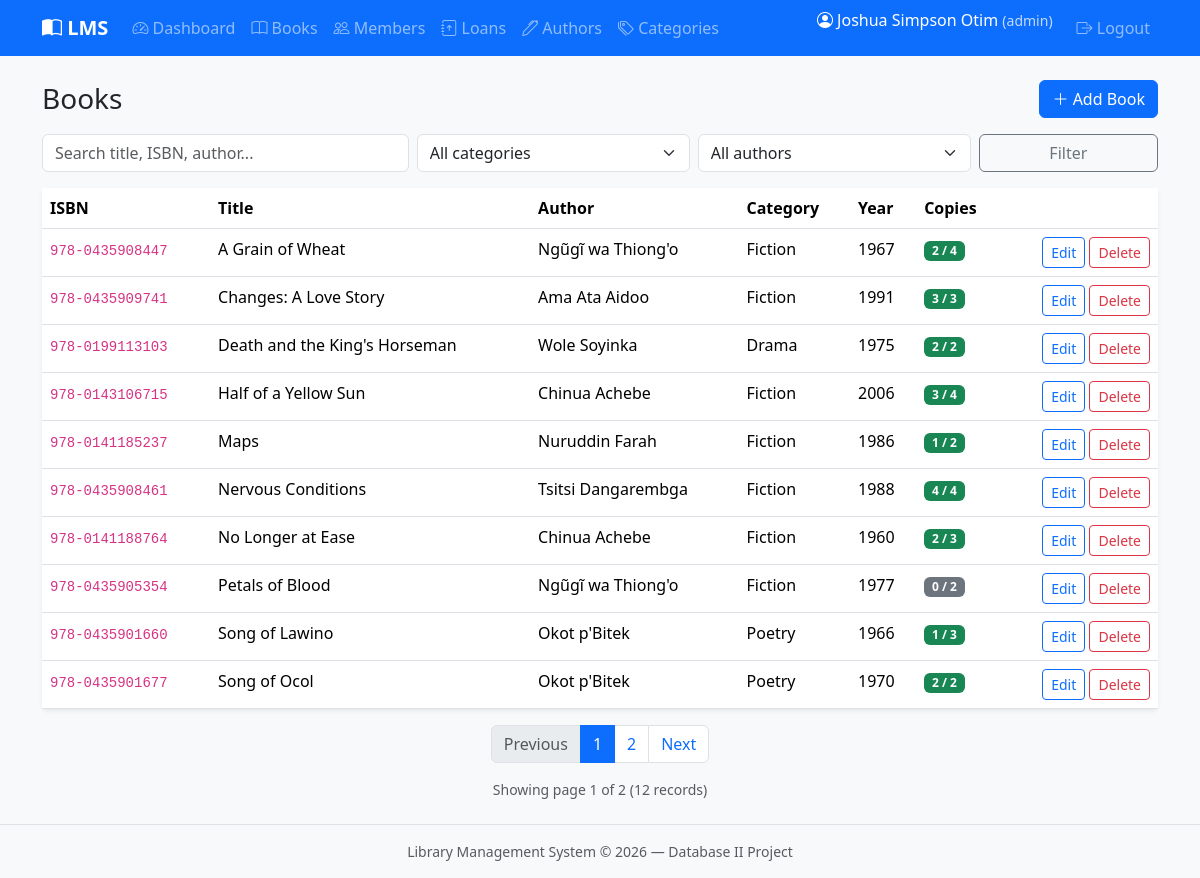
The app's page /books/index.php (signed in) with its own data.
### tables this page shows
CREATE TABLE books (
  id INT UNSIGNED AUTO_INCREMENT PRIMARY KEY,
  isbn VARCHAR(20) NOT NULL UNIQUE,
  title VARCHAR(255) NOT NULL,
  author_id INT UNSIGNED NOT NULL,
  category_id INT UNSIGNED NOT NULL,
  publisher VARCHAR(150) DEFAULT NULL,
  year_published YEAR DEFAULT NULL,
  total_copies INT UNSIGNED NOT NULL DEFAULT 1,
  available_copies INT UNSIGNED NOT NULL DEFAULT 1,
  created_at TIMESTAMP DEFAULT CURRENT_TIMESTAMP,
  updated_at TIMESTAMP DEFAULT CURRENT_TIMESTAMP ON UPDATE CURRENT_TIMESTAMP,
  CONSTRAINT fk_books_author FOREIGN KEY (author_id) REFERENCES authors(id)
    ON UPDATE CASCADE ON DELETE RESTRICT,
  CONSTRAINT fk_books_category FOREIGN KEY (category_id) REFERENCES categories(id)
    ON UPDATE CASCADE ON DELETE RESTRICT,
  CONSTRAINT chk_copies CHECK (available_copies <= total_copies AND available_copies >= 0)
);

CREATE TABLE authors (
  id INT UNSIGNED AUTO_INCREMENT PRIMARY KEY,
  name VARCHAR(150) NOT NULL,
  country VARCHAR(100) DEFAULT NULL,
  created_at TIMESTAMP DEFAULT CURRENT_TIMESTAMP
);

CREATE TABLE categories (
  id INT UNSIGNED AUTO_INCREMENT PRIMARY KEY,
  name VARCHAR(100) NOT NULL UNIQUE,
  description TEXT DEFAULT NULL,
  created_at TIMESTAMP DEFAULT CURRENT_TIMESTAMP
);

### books/index.php (the view, shortened to what this page needs)
<?php
require_once __DIR__ . '/../config/database.php';
require_once __DIR__ . '/../includes/functions.php';
$search   = trim($_GET['search'] ?? '');
$where  = ' WHERE 1=1';
$params = [];
$countSql = "
    SELECT COUNT(*)
    FROM books b
    JOIN authors a ON a.id = b.author_id
    JOIN categories c ON c.id = b.category_id
    $where
";
$countStmt = $pdo->prepare($countSql);
$countStmt->execute($params);
$total = (int)$countStmt->fetchColumn();
$pagination = get_pagination($total, 10);
$sql = "
    SELECT b.*, a.name AS author_name, c.name AS category_name
    FROM books b
    JOIN authors a ON a.id = b.author_id
    JOIN categories c ON c.id = b.category_id
    $where
    ORDER BY b.title ASC
    LIMIT {$pagination['per_page']} OFFSET {$pagination['offset']}
";
$stmt = $pdo->prepare($sql);
$stmt->execute($params);
$books = $stmt->fetchAll();
include __DIR__ . '/../includes/header.php';
?>
<div class="d-flex justify-content-between align-items-center mb-3">
    <h1 class="h3 mb-0">Books</h1>
    <a href="create.php" class="btn btn-primary"><i class="bi bi-plus-lg"></i> Add Book</a>
</div>
<form method="get" class="row g-2 mb-3">
    <div class="col-md-4">
        <input type="text" name="search" class="form-control" placeholder="Search title, ISBN, author..."
               value="<?= e($search) ?>">
    </div>
    <div class="col-md-3">
        <select name="category" class="form-select">
            <option value="0">All categories</option>
        </select>
    </div>
    <div class="col-md-3">
        <select name="author" class="form-select">
            <option value="0">All authors</option>
        </select>
    </div>
    <div class="col-md-2">
        <button class="btn btn-outline-secondary w-100" type="submit">Filter</button>
    </div>
</form>
<div class="card">
    <div class="table-responsive">
        <table class="table table-hover mb-0">
            <thead>
                <tr>
                    <th>ISBN</th>
                    <th>Title</th>
                    <th>Author</th>
                    <th>Category</th>
                    <th>Year</th>
                    <th>Copies</th>
                    <th></th>
                </tr>
            </thead>
            <tbody>
            <?php if (empty($books)): ?>
                <tr><td colspan="7" class="text-center text-muted py-4">No books found</td></tr>
            <?php else: ?>
                <?php foreach ($books as $b): ?>
                <tr>
                    <td><code><?= e($b['isbn']) ?></code></td>
                    <td><?= e($b['title']) ?></td>
                    <td><?= e($b['author_name']) ?></td>
                    <td><?= e($b['category_name']) ?></td>
                    <td><?= e($b['year_published']) ?></td>
                    <td>
                        <span class="badge <?= $b['available_copies'] > 0 ? 'bg-success' : 'bg-secondary' ?>">
                            <?= (int)$b['available_copies'] ?> / <?= (int)$b['total_copies'] ?>
                        </span>
                    </td>
                    <td class="text-end text-nowrap">
                        <a href="edit.php?id=<?= $b['id'] ?>" class="btn btn-sm btn-outline-primary">Edit</a>
                        <a href="delete.php?id=<?= $b['id'] ?>" class="btn btn-sm btn-outline-danger"
                           data-confirm="Delete this book? This cannot be undone if there are no active loans.">
                            Delete
                        </a>
                    </td>
                </tr>
                <?php endforeach; ?>
            <?php endif; ?>
            </tbody>
        </table>
    </div>
</div>
<?php render_pagination($pagination); ?>
<?php include __DIR__ . '/../includes/footer.php'; ?>

### includes/functions.php (shortened to what this page needs)
<?php
function e(?string $value): string
{
    return htmlspecialchars($value ?? '', ENT_QUOTES, 'UTF-8');
}
function get_pagination(int $total, int $perPage = 10): array
{
    $page = max(1, (int)($_GET['page'] ?? 1));
    $totalPages = max(1, (int)ceil($total / $perPage));
    $offset = ($page - 1) * $perPage;
    return [
        'page'        => $page,
        'per_page'    => $perPage,
        'offset'      => $offset,
        'total'       => $total,
        'total_pages' => $totalPages,
    ];
}
function render_pagination(array $p, string $baseUrl = '?'): void
{
    $params = $_GET;
    unset($params['page']);
    echo '<nav aria-label="Page navigation" class="mt-3">';
    echo '<ul class="pagination justify-content-center flex-wrap">';
    $prevDisabled = $p['page'] <= 1 ? ' disabled' : '';
    $prevParams = $params;
    $prevParams['page'] = $p['page'] - 1;
    $prevUrl = $baseUrl . http_build_query($prevParams);
    echo '<li class="page-item' . $prevDisabled . '">';
    echo '<a class="page-link" href="' . e($prevUrl) . '">Previous</a></li>';
    $start = max(1, $p['page'] - 2);
    $end   = min($p['total_pages'], $p['page'] + 2);
    for ($i = $start; $i <= $end; $i++) {
        $active = $i === $p['page'] ? ' active' : '';
        $pageParams = $params;
        $pageParams['page'] = $i;
        echo '<li class="page-item' . $active . '">';
        echo '<a class="page-link" href="' . e($baseUrl . http_build_query($pageParams)) . '">' . $i . '</a></li>';
    }
    $nextDisabled = $p['page'] >= $p['total_pages'] ? ' disabled' : '';
    $nextParams = $params;
    $nextParams['page'] = $p['page'] + 1;
    $nextUrl = $baseUrl . http_build_query($nextParams);
    echo '<li class="page-item' . $nextDisabled . '">';
    echo '<a class="page-link" href="' . e($nextUrl) . '">Next</a></li>';
    echo '</ul>';
    echo '<div class="text-center text-muted small">Showing page ' . $p['page'] . ' of ' . $p['total_pages'] . ' (' . $p['total'] . ' records)</div>';
    echo '</nav>';
}

### assets/css/style.css (style rules this page uses)
body { min-height: 100vh; display: flex; flex-direction: column; background-color: #f8f9fa; }
.card { border: none; box-shadow: 0 0.125rem 0.25rem rgba(0, 0, 0, 0.075); }
.table th { white-space: nowrap; }

### records on screen
books: isbn "978-0435908447", title "A Grain of Wheat", author.name "Ngũgĩ wa Thiong'o", category.name "Fiction", year_published "1967", available_copies "2", total_copies "4"
books: isbn "978-0435909741", title "Changes: A Love Story", author.name "Ama Ata Aidoo", category.name "Fiction", year_published "1991", available_copies "3", total_copies "3"
books: isbn "978-0199113103", title "Death and the King's Horseman", author.name "Wole Soyinka", category.name "Drama", year_published "1975", available_copies "2", total_copies "2"
books: isbn "978-0143106715", title "Half of a Yellow Sun", author.name "Chinua Achebe", category.name "Fiction", year_published "2006", available_copies "3", total_copies "4"
books: isbn "978-0141185237", title "Maps", author.name "Nuruddin Farah", category.name "Fiction", year_published "1986", available_copies "1", total_copies "2"
books: isbn "978-0435908461", title "Nervous Conditions", author.name "Tsitsi Dangarembga", category.name "Fiction", year_published "1988", available_copies "4", total_copies "4"
books: isbn "978-0141188764", title "No Longer at Ease", author.name "Chinua Achebe", category.name "Fiction", year_published "1960", available_copies "2", total_copies "3"
books: isbn "978-0435905354", title "Petals of Blood", author.name "Ngũgĩ wa Thiong'o", category.name "Fiction", year_published "1977", available_copies "0", total_copies "2", category "1"
books: isbn "978-0435901660", title "Song of Lawino", author.name "Okot p'Bitek", category.name "Poetry", year_published "1966", available_copies "1", total_copies "3"
books: isbn "978-0435901677", title "Song of Ocol", author.name "Okot p'Bitek", category.name "Poetry", year_published "1970", available_copies "2", total_copies "2"

### other values on screen
$_SESSION['full_name'] "Joshua Simpson Otim"
$_SESSION['role'] "admin"
$p['total_pages'] "2"
$p['total'] "12"
